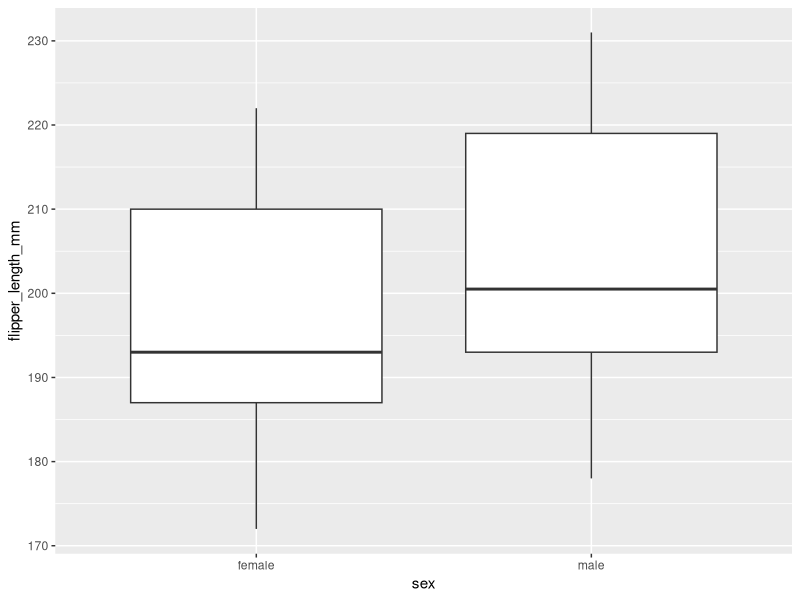
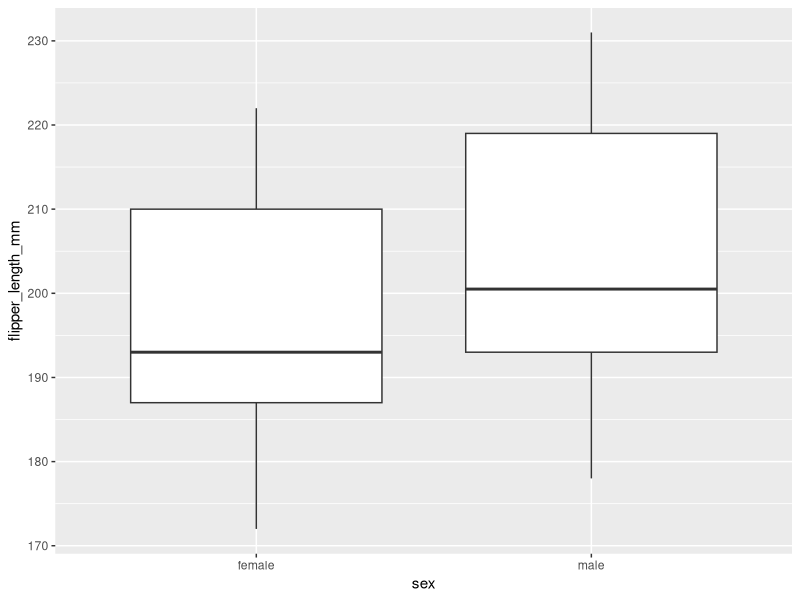

Write R code to recreate these figures, in order.
### Week 4 class code, learning data wrangling with dplyr (with Mica!)
### Created by Natalie Goeler-Slough
### Created on 2026-09-15

### loading libraries
library(palmerpenguins)
library(tidyverse)
library(here)

### loading data
#the data is part of the palmerpenguins package and is called penguins
glimpse(penguins)
head(penguins)


### data analysis

#using filter to extract rows -- filtering for only female penguins
filter(.data = penguins, sex == "female")

#penguins measured in the year 2008
filter(.data = penguins, year == "2008")

#penguins that have body mass greater than 5000
filter(.data = penguins, body_mass_g>5000)

#females also greater than 5000
filter(.data = penguins, sex == "female", body_mass_g>5000) #can also use & instead of comma

#penguins in 2008 or 2009
filter(.data = penguins, year == 2008| year == 2009)
filter(.data = penguins, year != 2007) #is not year 2007

#penguins not from island Dream
filter(.data = penguins, island != "Dream")

#penguins in the species Adelie and Gentoo
filter(.data = penguins, species != "Chinstrap") #is not chinstrap species
filter(.data = penguins, species == "Adelie" | species == "Gentoo")

#add column converting body mass in g to kg, and calculate bill lengt/depth
mutate(.data = penguins, body_mass_kg = body_mass_g / 1000,
       bill_length_depth. = bill_length_mm / bill_depth_mm)

#using across to apply across many columns
penguins |> #piping 
  mutate(across(where(is.numeric), #across columns where data are numeric
                ~ round(.x, 1))) #round each value to one decimal point (~ creates a small anonymous function, .x is placeholder for current column)

#mutate to create column to add flipper length and body mass
penguins |>
  mutate(flipper_plus_body = flipper_length_mm + body_mass_g)

#use mutate & if_else to add column where body mass greater than 4000 is labeled big and all else is small
penguins |>
  mutate(chonk = if_else(body_mass_g>4000, "big", "small"))

penguins |>
  filter(sex == "female") |> #only female penguins
  mutate(log_mass = log(body_mass_g)) |> #calculating log of body mass
  select(Species = species, island, sex, log_mass) #selecting specific columns, renaming species as Species w/ capital s

#calculating mean and min flipper length, excluding NAs
penguins |>
  summarise(mean_flipper = mean(flipper_length_mm, na.rm = TRUE),
            min_flipper  = min(flipper_length_mm, na.rm = TRUE))

# calculate the mean, max, and count of bill length by island
penguins |>
  group_by(island) |>
  summarise(mean_bill_length = mean(bill_length_mm, na.rm = TRUE),
            max_bill_length  = max(bill_length_mm, na.rm = TRUE),
            n                = n())

#group by both island and sex
penguins |>
  group_by(island, sex) |>
  summarise(mean_bill_length = mean(bill_length_mm, na.rm = TRUE),
            max_bill_length  = max(bill_length_mm, na.rm = TRUE))

#use count to count rows per group
penguins |>
  count(species)

#remove NAs: drop all the rows that are missing data on sex, then calculate mean bill length by island and sex
penguins |>
  drop_na(sex) |>
  ggplot(aes(x = sex, y = flipper_length_mm)) +
  geom_boxplot()

#pipe into ggplot
penguins |>
  drop_na(sex) |>
  ggplot(aes(x = sex, y = flipper_length_mm)) +
  geom_boxplot()
